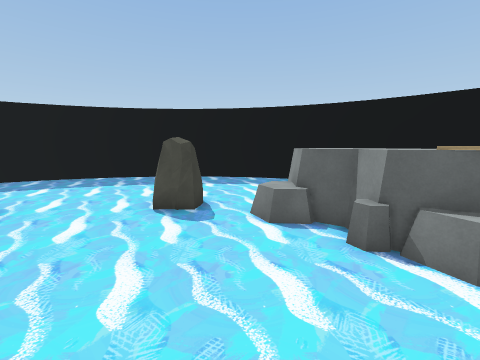
View 1 (above)

18 first-person views from a walk through a 3-D level made in the Unity game engine. The camera is 1.5 m above the floor, tilts 8° down and sees 90° across. The floor is counted in squares, 1 m on a side. Each view is taken from the middle of a square. On the plan, view 1 faces up. The plan holds only what a view shows up to about 13 squares ahead; the rest is blank. The place goes on beyond the plan. The player is left out.

View 2
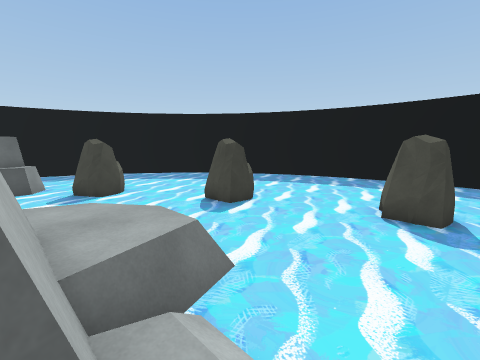

View 3
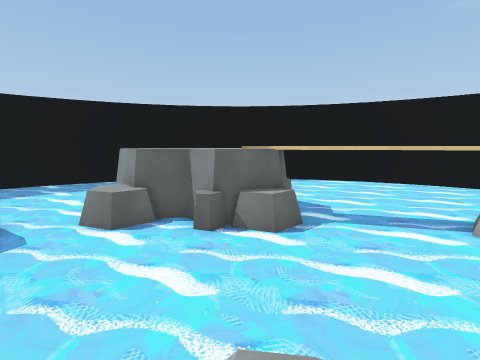

View 4
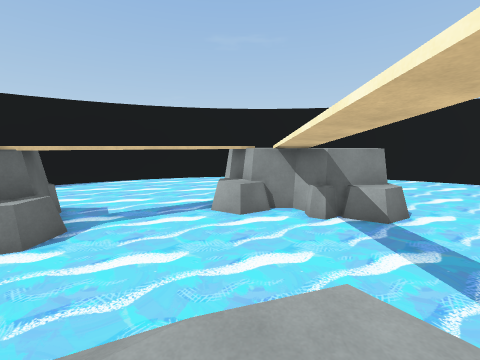

View 5
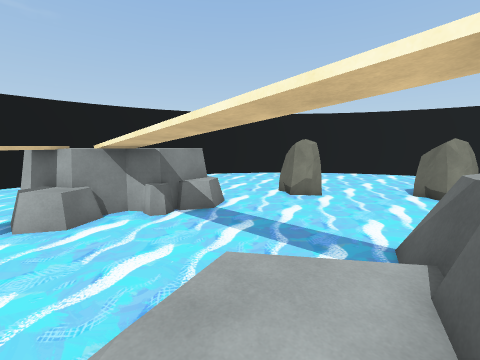

View 6
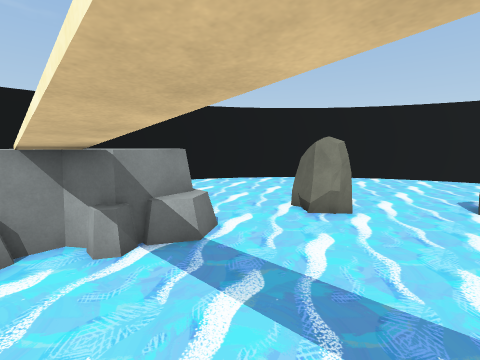

View 7
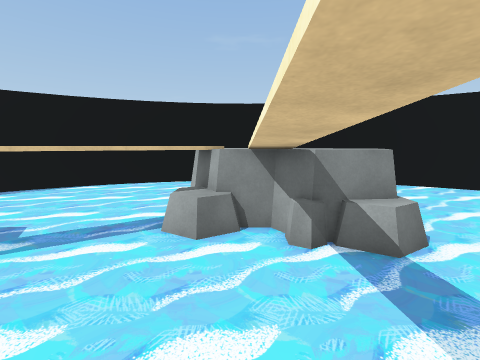

View 8
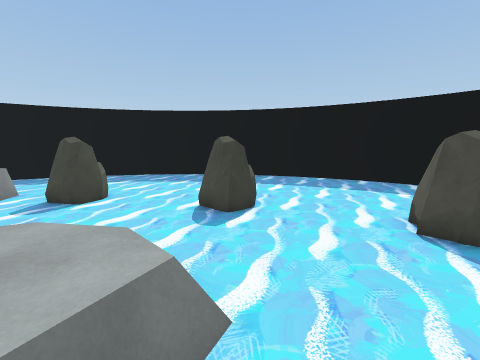

View 9
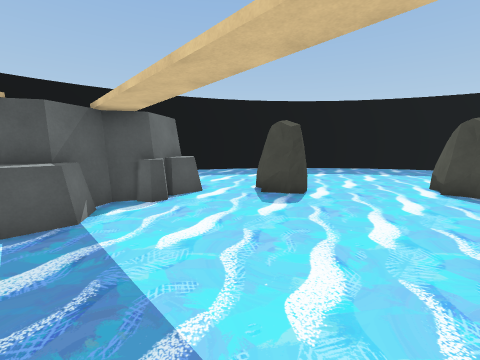

View 10
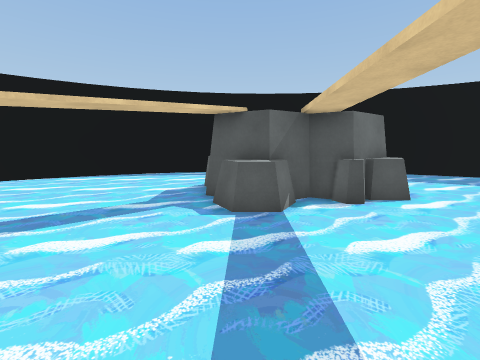

View 11
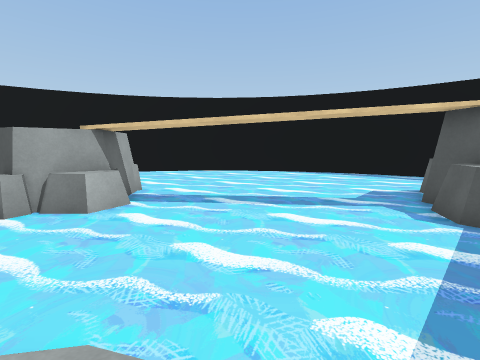

View 12
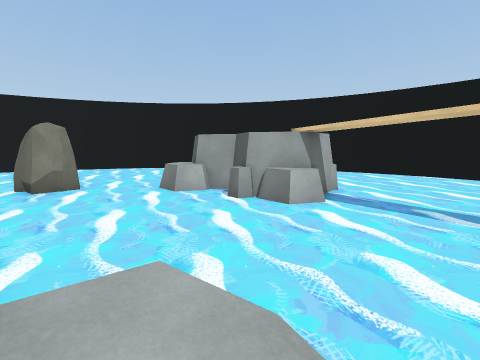

View 13
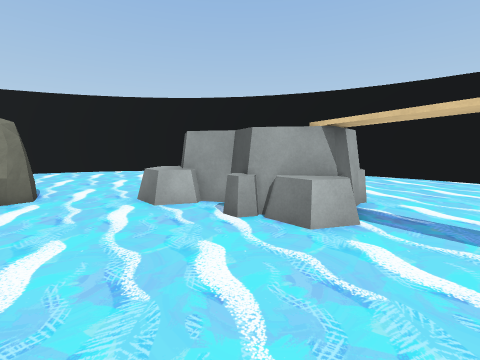

View 14
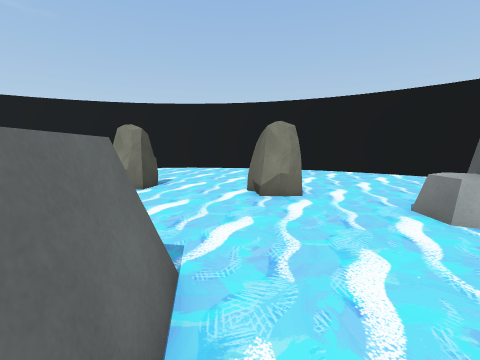

View 15
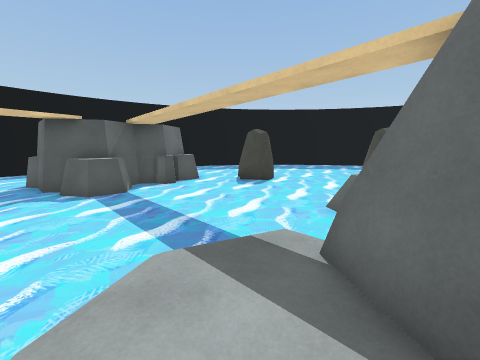

View 16
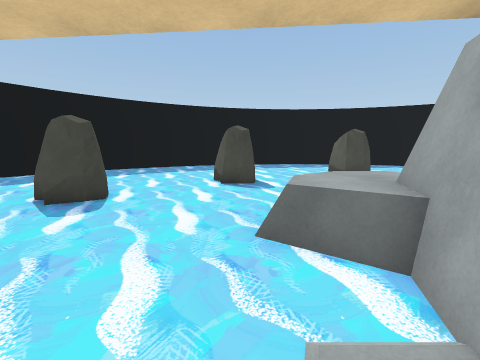

View 17
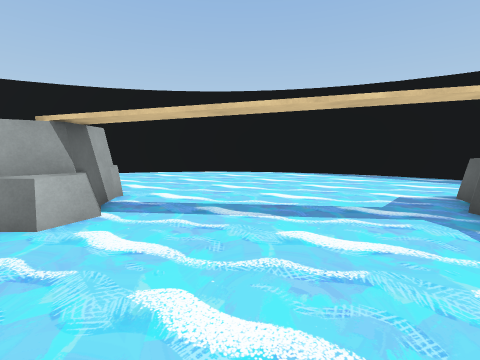

View 18
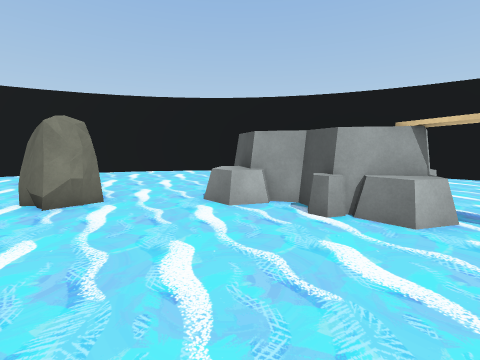

### Floor plan
Key: @ floor where view 1 was taken; # wall or solid block; . main floor; : floor 0.5 m higher than the main floor; + floor 0.75 m higher than the main floor; / step, stairs or slope; = window, fence, low wall or low ledge; ~ liquid the walk can cross; ≈ liquid the walk keeps out of; ^ raised ledge; v drop or lower ground; R rock.
Columns run from 23 left of view 1 to 16 right of it. Each row starts with its distance up from view 1.
 17                   #######
 16                   ~~ ~~≈#
 15                  ~~~ ~~~~~
 14                 ~~~~ ~~~~~
 13            ~~~~~~~~~  ~~~~
 12            ~~~~~~~~~ ~~~~
 11             ~~~~~~~~ ~~~~
 10            ~~~~~~~~~~ ~~~
  9    ##~   ~~~~~~~~~~~RR~~~#        ~##
  8    #~    ~~~~~~ ~~~~RRR~^#        ~~#
  7   ##~~   ~~~~~RRR~~~~~~~^##     ~~~~##
  6   #~~~~ ~~~~~~RR~~~~~~~~~≈#    ~~~~~~#
  5   #~~~~~~~~~~~~~~~~~~~~~~≈####≈~~~~~~#
  4   ~ ~~~~~ R~~~~~~~~~~~~~~~≈##~~~~~~~~~
  3      ~~~~RRR~~~~~≈≈≈~~~~~~~~≈~~~~~~~~~
  2     ~~~~~~R~~~~~≈##=~~~~~~~~~~~~~~~~~~#
  1        RR~~~~~~~=++= / /.~~~~~~~~~~~~~≈
  0        #R~~~~~~≈=+####:@=~~~~~=#≈~~~~~~#
 -1        ##R~~~~~~~##   ::=≈~~~≈^##      #
 -2         R~~~~~~~~##   #::≈~~~~#
 -3         #R~~~~~~.##   #v ~~~~##
 -4         RR~~~~~...#   ^≈~~~~~#
 -5 #~~~~ ##R~~~~~~~..    #.~~~~≈#
 -6 #≈~~~~~~~~~~~~~~...##  ~~~~~~=
 -7 ##~~~~~~~~~~~~~~~.~~## ~~~~~~~~~
 -8  #~~~~~~~~~~~~~~~~~~~~~~~~~~~~~~~
 -9  #~~~~~~~~~~~~~~~~~~~~~~~~~RR~~~~~~~
-10  ##~~~~~~~~~~~~~~~~~~~~~~~~RRR~~~~~~~#
-11   #~~~~~~~~~~~=#≈~~~~~~~~~~~R ~~~~~~~#
-12   ##~~~~~~~~~####~≈~~~RRR~~~~~~~~~~~##
-13    #~~~~~~~~≈#  ##^=~~RRR~~~~~ ~  ~~#
-14    ##~~~~~~~~     #≈~~~ ~~~~~      ##
-15     ##~~~~~~~     #~~~~~~~~~~
-16      ##~~~~~       ~~~~~~~~~~
-17       ##~~~~        ~~~~~~~~~~
-18        ##~~         ~~~~~~~  ~~
-19         ###~        ~~~~~~~~~ #
-20                     ~~~ ~
-21                     ~~
-22                   ####

Where each view was taken, in squares from view 1:
view 1: 0 up, 0 right, facing up
view 2: 0 up, 1 left, facing up-left
view 3: 0 up, 1 left, facing up-right
view 4: 1 down, 1 left, facing right
view 5: 0 up, 1 left, facing down-right
view 6: 2 down, 1 right, facing down-right
view 7: 2 down, 1 right, facing right
view 8: 1 up, 2 left, facing up-left
view 9: 4 down, 8 left, facing up-left
view 10: 4 down, 8 left, facing left
view 11: 4 down, 7 left, facing down-left
view 12: 4 down, 7 left, facing down
view 13: 6 down, 7 left, facing down
view 14: 6 down, 5 left, facing down-right
view 15: 6 down, 5 left, facing up-left
view 16: 4 down, 8 left, facing up
view 17: 5 down, 8 left, facing down-left
view 18: 6 down, 5 left, facing down
